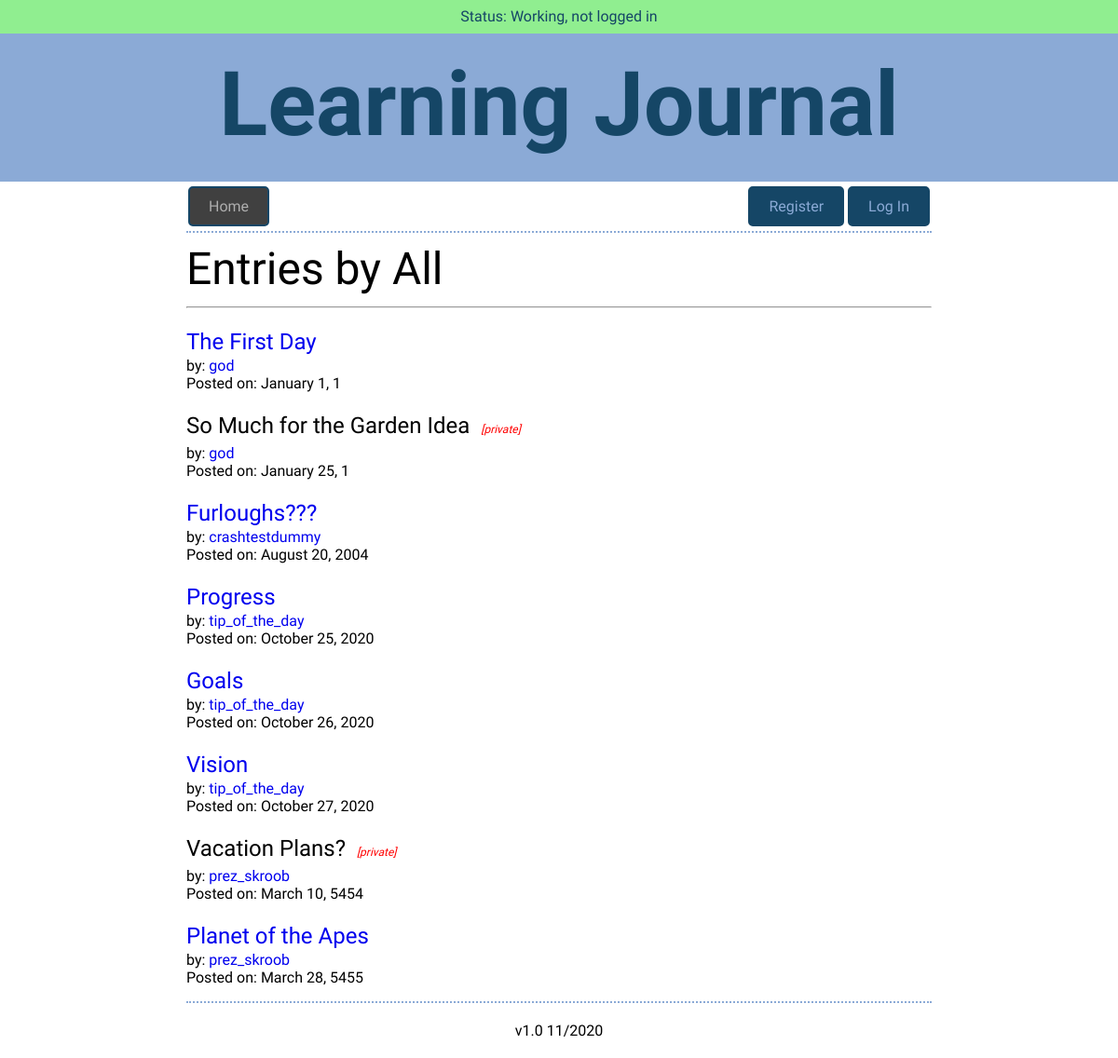
Before: / with the older database file.
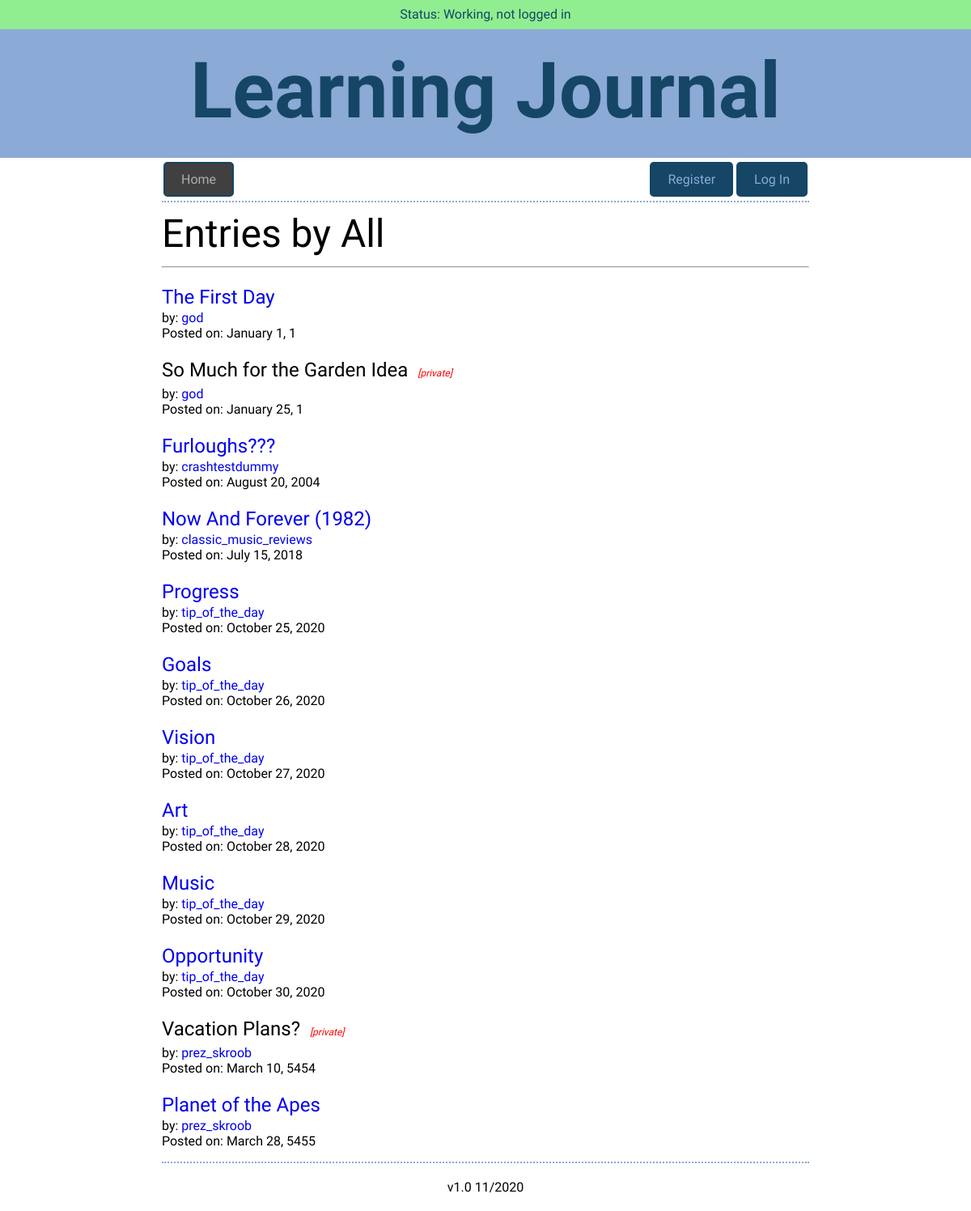
After: the same page with the newer database file.
### models.py (models this page shows, shortened)
class Entry(Model):
    id = AutoField()
    user = ForeignKeyField(User, backref="entries")
    title = CharField(max_length=256)
    date = DateField(default=datetime.date.today)
    time_spent = TimeField()
    learned = TextField()
    resources = TextField()
    tags = CharField(max_length=256)
    private = BooleanField(default=False)
    hidden = BooleanField(default=False)
    class Meta:
        database = DATABASE

class User(UserMixin, Model):
    id = AutoField()
    username = CharField(unique=True)
    password = CharField(max_length=100)
    god = BooleanField(default=False)
    class Meta:
        database = DATABASE

### app.py (the view)
@app.route("/")
def index(home=True):
    global last_route, cur_user, cur_entry, cur_tag
    last_route = "index"
    cur_user = None
    cur_entry = None
    cur_tag = None
    if current_user.is_authenticated:
        if current_user.god:
            entries = models.Entry.select().order_by(models.Entry.date.asc())
        else:
            entries = (models.Entry.select().where(
                ((models.Entry.hidden == False) &  # noqa (must use == )
                 (models.Entry.user != current_user.id)
                 ) |
                (models.Entry.user == current_user.id))
                       .order_by(models.Entry.date.asc()))
        return render_template(
            "listing.html", entries=entries, user=current_user.username,
            god=current_user.god, home=home, by="All")
    else:
        entries = models.Entry.select().where(
            models.Entry.hidden == False).order_by(
            models.Entry.date.asc())  # noqa E712 (must use == for peewee)
        return render_template("listing.html", entries=entries, user="",
                               god=False, home=home, by="All")

### app.py (called while the page is built)
@app.before_request
def before_request():
    g.db = models.DATABASE
    g.db.connect()
    g.user = current_user

@app.after_request
def after_request(response):
    g.db.close()
    return response

### templates/listing.html
{% extends "layout.html" %}
{% from "macros.html" import render_listing, nav_bar with context %}
{% block nav %}
    {{ nav_bar(home) }}
{% endblock %}
{% block content %}
    <div class="main">
    <h2>Entries by {{ by }}</h2>
    <hr>
    {% for entry in entries %}
        {{ render_listing(entry, user, god, by) }}
    {% endfor %}
    </div>
{% endblock %}

### templates/macros.html
{% macro nav_bar(home) %}
    <div class="nav-bar">
        {% if home == False %}
            <a class="button" href="{{ url_for('index') }}">Home</a>
        {% else %}
            <div class="button button-inactive">Home</div>
        {% endif %}
        {% if current_user.is_authenticated %}
            <a class="button button-right" href="{{ url_for('logout') }}">Log Out</a>
            <a class="button button-right" href="{{ url_for('create_entry') }}">New Entry</a>
        {% else %}
            <a class="button button-right" href="{{ url_for('login') }}">Log In</a>
            <a class="button button-right" href="{{ url_for('register') }}">Register</a>
        {% endif %}
    </div>
{% endmacro %}
{% macro render_listing(listing, user, god, by) %}
    <article class="listing">
        <h3>
            {% if (listing.private == False) or (listing.user.username == user) or (god == True) %}
                <a class="entry-link" href="/entries/{{ listing.id }}">
            {% endif %}
                {{ listing.title }}
            {% if (listing.private == False) or (listing.user.username == user) or (god == True) %}
                </a>
            {% else %}
                &nbsp;<span class="small">[private]</span>
            {% endif %}
        </h3>
        <p>
        {% if by == "All" %}
            by: <a href="{{ url_for('user_entries', user=listing.user.username) }}">
            {% if listing.user.username == user %}
                You
            {% else %}
                {{ listing.user.username }}
            {% endif %}</a><br>
        {% endif %}
        Posted on: <time datetime="{{ listing.date }}">{{ listing.date.strftime("%B %d").lstrip("0").replace(" 0", " ") }}, {{ listing.date.strftime("%Y") }}</time></p>
    </article>
{% endmacro %}

Changed rows visible on the page:
added Entry: title "Now And Forever (1982)", date "July 15", date "2018"
added User: user.username "classic_music_reviews"
added Entry: title "Art", {{ listing.user.username }} "tip_of_the_day", date "October 28", date "2020"
added Entry: title "Music", {{ listing.user.username }} "tip_of_the_day", date "October 29", date "2020"
added Entry: title "Opportunity", {{ listing.user.username }} "tip_of_the_day", date "October 30", date "2020"
